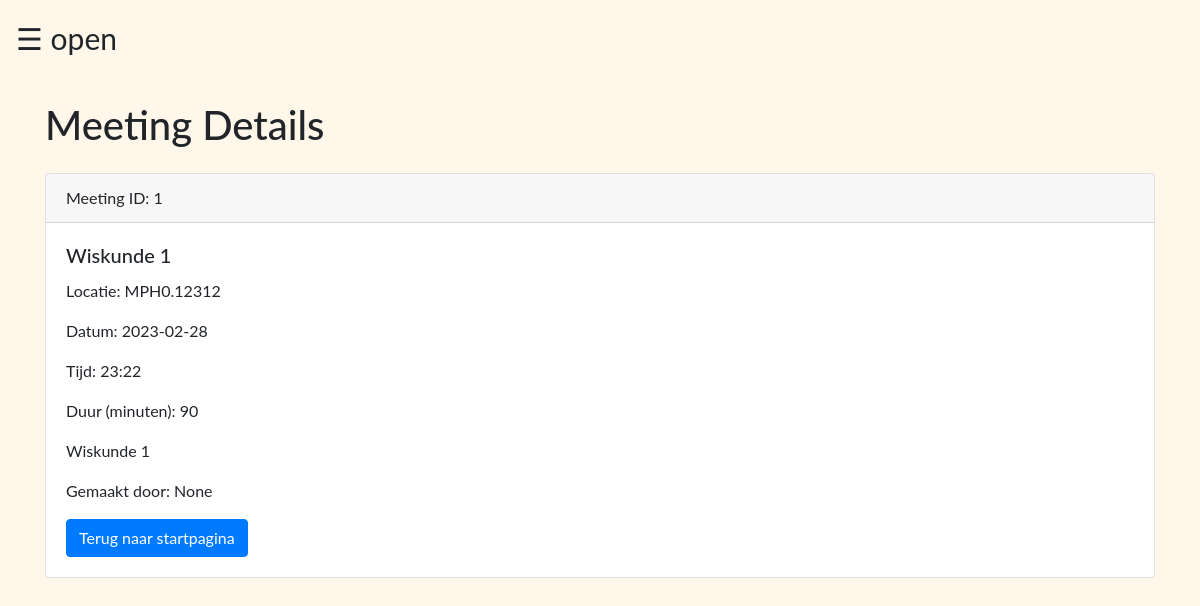
/meetings/1, run on the app's committed database.
### tables this page shows
CREATE TABLE Meeting
                    (Meeting_id INTEGER PRIMARY KEY,
                    Meeting_title TEXT,
                    Meeting_date DATE,
                    Meeting_time TIME,
                    Meeting_duration INTEGER,
                    Meeting_location TEXT,
                    Meeting_description TEXT,
                    Created_by TEXT,
                    Created_at TIMESTAMP DEFAULT CURRENT_TIMESTAMP,
                    Updated_at TIMESTAMP DEFAULT CURRENT_TIMESTAMP);

### lib/teacher_routes.py (the view)
@teacher.route('/meetings/<int:meeting_id>')
def meeting(meeting_id):
    conn = sqlite3.connect('Test_aanmeldingstool/databases/attendence.db')
    c = conn.cursor()
    c.execute('SELECT * FROM Meeting WHERE Meeting_id = ?', (meeting_id,))
    meeting = c.fetchone()
    conn.close()
    return render_template('meetings.html', meeting=meeting)

### templates/meetings.html
{% extends 'base3.html' %}
{% block content %}
  <h1 class="mb-4">Meeting Details</h1>
  <div class="card mb-4">
    <div class="card-header">
      Meeting ID: {{ meeting[0] }}
    </div>
    <div class="card-body">
      <h5 class="card-title">{{ meeting[1] }}</h5>
      <p class="card-text">Locatie: {{ meeting[5] }}</p>
      <p class="card-text">Datum: {{ meeting[2] }}</p>
      <p class="card-text">Tijd: {{ meeting[3] }}</p>
      <p class="card-text">Duur (minuten): {{ meeting[4] }}</p>
      <p class="card-text">{{ meeting[6] }}</p>
      <p class="card-text">Gemaakt door: {{ meeting[7] }}</p>
      <a href="/teacher_dashboard" class="btn btn-primary">Terug naar startpagina</a>
    </div>
  </div>
{% endblock %}

### templates/base3.html (style rules this page uses)
body { font-family: "Lato", sans-serif; background-color: #fff7ea; transition: background-color .5s; }

### data on the page
Meeting: Meeting_id "1", Meeting_title "Wiskunde 1", Meeting_location "MPH0.12312", Meeting_date "2023-02-28", Meeting_time "23:22", Meeting_duration "90", Meeting_description "Wiskunde 1"

### other printed values
{{ meeting[7] }} "None"
